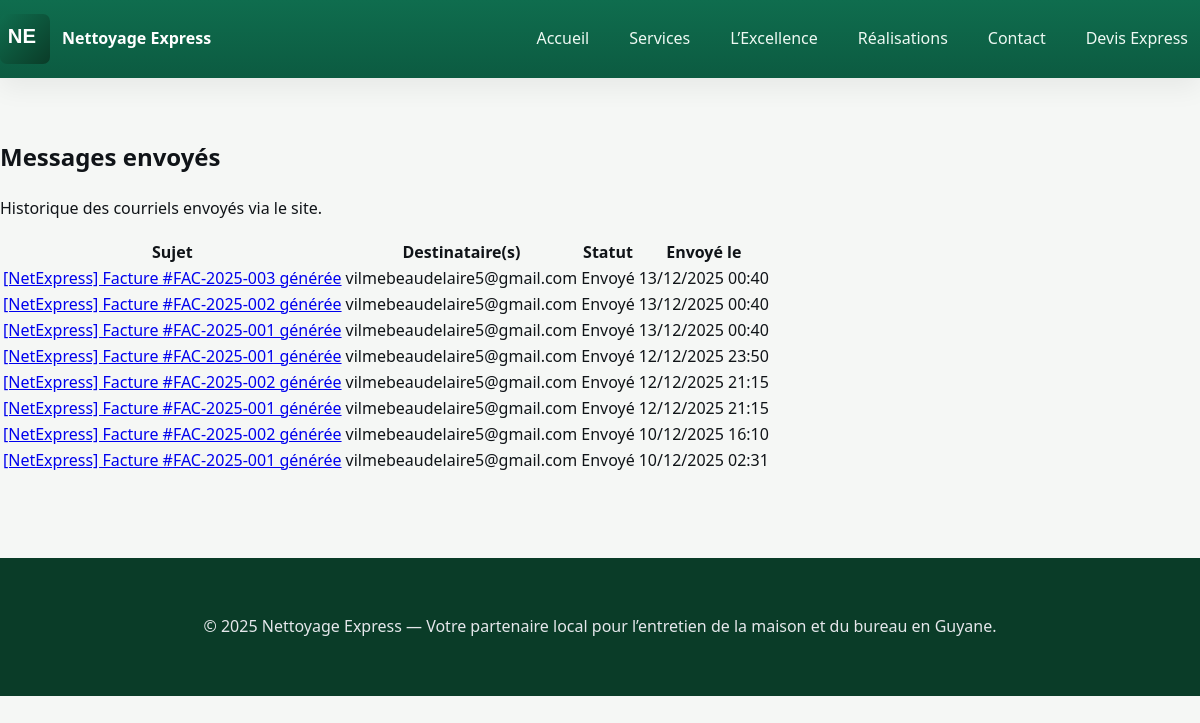
The app's page /messages/ (signed in), older data.
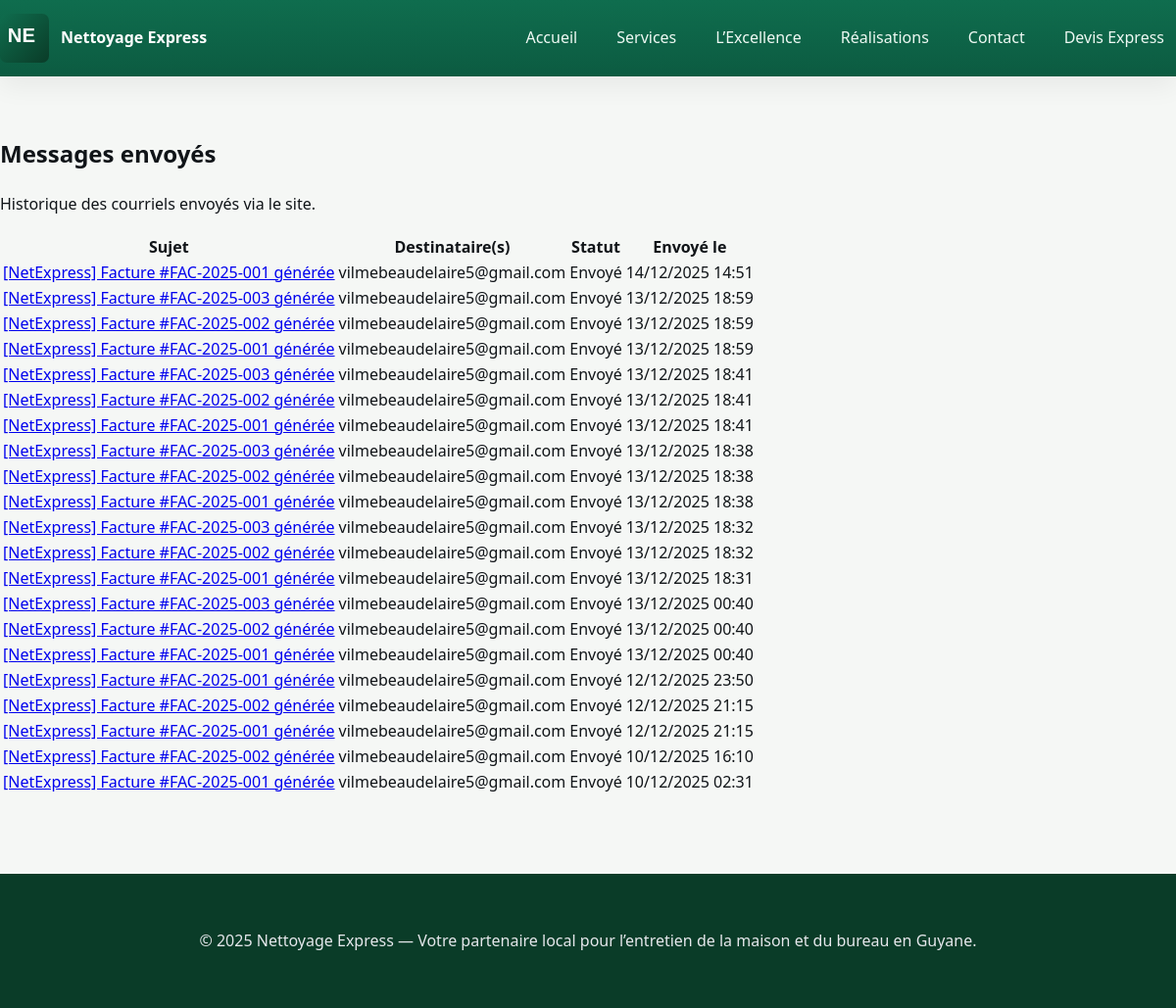
The same page, newer data.
### messaging/models.py (models this page shows, shortened)
class EmailMessage(models.Model):
    STATUS_DRAFT = "draft"
    STATUS_SENT = "sent"
    STATUS_FAILED = "failed"
    STATUS_CHOICES = [
        (STATUS_DRAFT, "Brouillon"),
        (STATUS_SENT, "Envoyé"),
        (STATUS_FAILED, "Échec"),
    ]
    recipient = models.CharField(
        max_length=500,
        help_text="Adresse(s) e‑mail des destinataires, séparées par des virgules."
    )
    cc = models.CharField(
        max_length=500,
        blank=True,
        help_text="Adresses e‑mail en copie carbone, séparées par des virgules."
    )
    subject = models.CharField(max_length=255)
    body = models.TextField()
    attachment = models.FileField(
        upload_to="messages/attachments",
        blank=True,
        null=True,
        help_text="Fichier à joindre au message, facultatif."
    )
    created_at = models.DateTimeField(auto_now_add=True)
    sent_at = models.DateTimeField(null=True, blank=True)
    status = models.CharField(
        max_length=20,
        choices=STATUS_CHOICES,
        default=STATUS_DRAFT,
    )
    error_message = models.TextField(blank=True)
    class Meta:
        ordering = ["-created_at"]
        verbose_name = "message envoyé"
        verbose_name_plural = "messages envoyés"

### messaging/views.py (the view)
# urls.py: path("", views.MessageListView.as_view(), name="list"),
class MessageListView(LoginRequiredMixin, ListView):
    model = EmailMessage
    template_name = "messaging/message_list.html"
    context_object_name = "email_messages"
    ordering = ["-created_at"]

### templates/messaging/message_list.html (shortened to what this page needs)
{% extends "base.html" %}
{% block content %}
<section class="section">
  <div class="section__head">
    <h1>Messages envoyés</h1>
    <p class="muted">Historique des courriels envoyés via le site.</p>
  </div>
  {% if email_messages %}
  <table class="table">
    <thead>
      <tr>
        <th>Sujet</th>
        <th>Destinataire(s)</th>
        <th>Statut</th>
        <th>Envoyé le</th>
      </tr>
    </thead>
    <tbody>
      {% for m in email_messages %}
      <tr>
        <td><a href="{% url 'messaging:detail' m.pk %}">{{ m.subject }}</a></td>
        <td>{{ m.recipient }}</td>
        <td>{{ m.get_status_display }}</td>
        <td>
          {% if m.sent_at %}
            {{ m.sent_at|date:'d/m/Y H:i' }}
          {% else %}
            —
          {% endif %}
        </td>
      </tr>
      {% endfor %}
    </tbody>
  </table>
  {% else %}
  <p>Aucun message n'a encore été envoyé.</p>
  {% endif %}
</section>
{% endblock %}

### templates/base.html (shortened to what this page needs)
{% load static %}
<html lang="fr">
<head>
  <link rel="stylesheet" href="https://cdnjs.cloudflare.com/ajax/libs/font-awesome/6.4.0/css/all.min.css">
  <link rel="stylesheet" href="{% static 'css/base.css' %}">
  <link rel="stylesheet" href="{% static 'css/style.css' %}">
</head>
<body>
  <header class="site-header">
    <div class="container header-row">
      <a href="{% url 'core:home' %}" class="brand" aria-label="Accueil">
        <span class="brand-icon" aria-hidden="true"> <img src="static/img/logo.svg" width="50"> </span>
        <span class="brand-name">Nettoyage Express</span>
      </a>
      <nav id="primary-navigation" class="nav" hidden>
        <a class="nav-link" href="{% url 'core:home' %}">Accueil</a>
        <a class="nav-link" href="{% url 'services:list' %}">Services</a>
        <a class="nav-link" href="{% url 'core:excellence' %}">L’Excellence</a>
        <a class="nav-link" href="{% url 'core:realisations' %}">Réalisations</a>
        <a class="nav-link" href="{% url 'contact:contact' %}">Contact</a>
        <a class="nav-link cta" href="{% url 'devis:request_quote' %}">Devis Express</a>
      </nav>
    </div>
  </header>
  <main class="container content">
    {% block content %}{% endblock %}
  </main>
  <footer class="site-footer">
    <p>© {% now "Y" %} Nettoyage Express — Votre partenaire local pour l’entretien de la maison et du bureau en Guyane.</p>
  </footer>
</body>
</html>

### static/css/base.css (style rules this page uses)
:root { --brand: #0f6d4e; --brand-700: #0c5b41; --brand-900: #0a3c28; --ink: #101418; --muted: #5c6b64; --surface: #f5f7f5; --card: #ffffff; --ring: rgba(15, 109, 78, .25); --radius: 16px; --container-width: 1200px; --shadow-1: 0 10px 25px rgba(16, 20, 24, .06); --shadow-2: 0 20px 50px rgba(16, 20, 24, .10); }
* { box-sizing: border-box; }
html, body { margin: 0; padding: 0; height: 100%; overflow-x: hidden; }
body { font-family: ui-sans-serif, system-ui, -apple-system, sans-serif; color: var(--ink); background: var(--surface); line-height: 1.6; }
img { max-width: 100%; height: auto; display: block; }
.container { width: 100%; max-width: var(--container-width); margin-left: auto; margin-right: auto; padding-left: 20px; padding-right: 20px; }
.content { padding: 40px 0 80px; min-height: 60vh; }
.site-header { position: sticky; top: 0; z-index: 50; background: linear-gradient(180deg, var(--brand), var(--brand-700)); color: #fff; box-shadow: var(--shadow-1); }
.header-row { display: flex; align-items: center; justify-content: space-between; padding: 14px 0; }
.brand { display: flex; align-items: center; gap: .75rem; color: #fff; text-decoration: none; font-weight: 800; }
.nav { display: flex; gap: 1rem; }
.nav-link { color: #eef9f3; text-decoration: none; padding: .5rem .75rem; border-radius: 8px; transition: .2s; }
.site-footer { background: var(--brand-900); color: #e5e7eb; padding: 40px 0; text-align: center; margin-top: auto; }

### static/css/style.css (style rules this page uses)
:root { --primary: #0f6d4e; --secondary: #D4AF37; --bg-light: #F8F9FA; }

Row changes from the older to the newer data that the page shows:
added EmailMessage: subject "[NetExpress] Facture #FAC-2025-001 générée", recipient "vilmebeaudelaire5@gmail.com", status "Envoyé", sent_at "14/12/2025 14:51"
added EmailMessage: subject "[NetExpress] Facture #FAC-2025-003 générée", recipient "vilmebeaudelaire5@gmail.com", status "Envoyé", sent_at "13/12/2025 18:59"
added EmailMessage: subject "[NetExpress] Facture #FAC-2025-002 générée", recipient "vilmebeaudelaire5@gmail.com", status "Envoyé", sent_at "13/12/2025 18:59"
added EmailMessage: subject "[NetExpress] Facture #FAC-2025-001 générée", recipient "vilmebeaudelaire5@gmail.com", status "Envoyé", sent_at "13/12/2025 18:59"
added EmailMessage: subject "[NetExpress] Facture #FAC-2025-003 générée", recipient "vilmebeaudelaire5@gmail.com", status "Envoyé", sent_at "13/12/2025 18:41"
added EmailMessage: subject "[NetExpress] Facture #FAC-2025-002 générée", recipient "vilmebeaudelaire5@gmail.com", status "Envoyé", sent_at "13/12/2025 18:41"
added EmailMessage: subject "[NetExpress] Facture #FAC-2025-001 générée", recipient "vilmebeaudelaire5@gmail.com", status "Envoyé", sent_at "13/12/2025 18:41"
added EmailMessage: subject "[NetExpress] Facture #FAC-2025-003 générée", recipient "vilmebeaudelaire5@gmail.com", status "Envoyé", sent_at "13/12/2025 18:38"
added EmailMessage: subject "[NetExpress] Facture #FAC-2025-002 générée", recipient "vilmebeaudelaire5@gmail.com", status "Envoyé", sent_at "13/12/2025 18:38"
added EmailMessage: subject "[NetExpress] Facture #FAC-2025-001 générée", recipient "vilmebeaudelaire5@gmail.com", status "Envoyé", sent_at "13/12/2025 18:38"
added EmailMessage: subject "[NetExpress] Facture #FAC-2025-003 générée", recipient "vilmebeaudelaire5@gmail.com", status "Envoyé", sent_at "13/12/2025 18:32"
added EmailMessage: subject "[NetExpress] Facture #FAC-2025-002 générée", recipient "vilmebeaudelaire5@gmail.com", status "Envoyé", sent_at "13/12/2025 18:32"
added EmailMessage: subject "[NetExpress] Facture #FAC-2025-001 générée", recipient "vilmebeaudelaire5@gmail.com", status "Envoyé", sent_at "13/12/2025 18:31"
